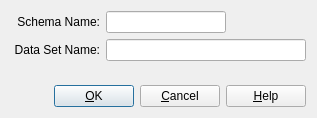
<?xml version="1.0" encoding="UTF-8"?>
<ui version="4.0">
 <class>CreateDataSetDialog</class>
 <widget class="QDialog" name="CreateDataSetDialog">
  <property name="geometry">
   <rect>
    <x>0</x>
    <y>0</y>
    <width>305</width>
    <height>118</height>
   </rect>
  </property>
  <property name="windowTitle">
   <string>Create a Data Set</string>
  </property>
  <property name="layoutDirection">
   <enum>Qt::LeftToRight</enum>
  </property>
  <layout class="QGridLayout" name="gridLayout_3">
   <item row="0" column="0">
    <layout class="QGridLayout" name="gridLayout_2">
     <item row="0" column="0">
      <layout class="QGridLayout" name="gridLayout">
       <item row="0" column="0">
        <spacer name="horizontalSpacer">
         <property name="orientation">
          <enum>Qt::Horizontal</enum>
         </property>
         <property name="sizeHint" stdset="0">
          <size>
           <width>16</width>
           <height>20</height>
          </size>
         </property>
        </spacer>
       </item>
       <item row="0" column="1">
        <widget class="QLabel" name="schemaNameLabel">
         <property name="text">
          <string>Schema Name:</string>
         </property>
         <property name="alignment">
          <set>Qt::AlignRight|Qt::AlignTrailing|Qt::AlignVCenter</set>
         </property>
        </widget>
       </item>
       <item row="0" column="2">
        <widget class="QLineEdit" name="schemaNameLineEdit">
         <property name="minimumSize">
          <size>
           <width>120</width>
           <height>0</height>
          </size>
         </property>
        </widget>
       </item>
       <item row="0" column="3">
        <spacer name="horizontalSpacer_2">
         <property name="orientation">
          <enum>Qt::Horizontal</enum>
         </property>
         <property name="sizeHint" stdset="0">
          <size>
           <width>16</width>
           <height>20</height>
          </size>
         </property>
        </spacer>
       </item>
       <item row="1" column="0" colspan="2">
        <widget class="QLabel" name="dataSetNameLabel">
         <property name="text">
          <string>Data Set Name:</string>
         </property>
         <property name="alignment">
          <set>Qt::AlignRight|Qt::AlignTrailing|Qt::AlignVCenter</set>
         </property>
        </widget>
       </item>
       <item row="1" column="2" colspan="2">
        <widget class="QLineEdit" name="dataSetNameLineEdit">
         <property name="minimumSize">
          <size>
           <width>200</width>
           <height>0</height>
          </size>
         </property>
        </widget>
       </item>
      </layout>
     </item>
     <item row="1" column="0">
      <spacer name="verticalSpacer">
       <property name="orientation">
        <enum>Qt::Vertical</enum>
       </property>
       <property name="sizeHint" stdset="0">
        <size>
         <width>20</width>
         <height>13</height>
        </size>
       </property>
      </spacer>
     </item>
     <item row="2" column="0">
      <layout class="QHBoxLayout" name="horizontalLayout_5">
       <item>
        <spacer name="horizontalSpacer_21">
         <property name="orientation">
          <enum>Qt::Horizontal</enum>
         </property>
         <property name="sizeHint" stdset="0">
          <size>
           <width>40</width>
           <height>20</height>
          </size>
         </property>
        </spacer>
       </item>
       <item>
        <widget class="QPushButton" name="okPushButton">
         <property name="text">
          <string>&amp;OK</string>
         </property>
        </widget>
       </item>
       <item>
        <widget class="QPushButton" name="cancelPushButton">
         <property name="text">
          <string>&amp;Cancel</string>
         </property>
        </widget>
       </item>
       <item>
        <widget class="QPushButton" name="helpPushButton">
         <property name="text">
          <string>&amp;Help</string>
         </property>
        </widget>
       </item>
      </layout>
     </item>
    </layout>
   </item>
  </layout>
 </widget>
 <tabstops>
  <tabstop>okPushButton</tabstop>
  <tabstop>cancelPushButton</tabstop>
  <tabstop>helpPushButton</tabstop>
 </tabstops>
 <resources/>
 <connections/>
</ui>
